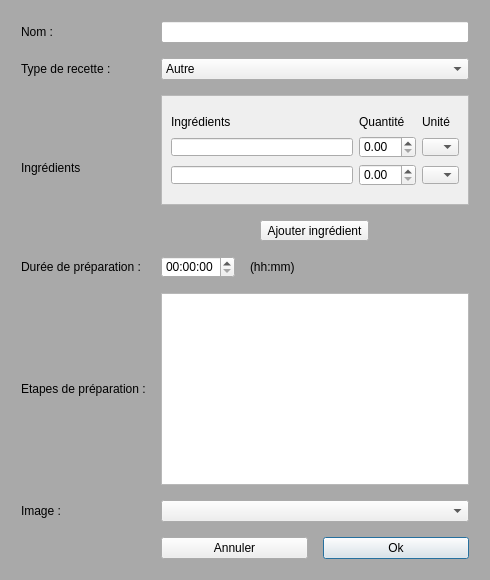
<?xml version="1.0" encoding="UTF-8"?>
<ui version="4.0">
 <class>FenetreAjoutRecette</class>
 <widget class="QDialog" name="FenetreAjoutRecette">
  <property name="geometry">
   <rect>
    <x>0</x>
    <y>0</y>
    <width>490</width>
    <height>580</height>
   </rect>
  </property>
  <property name="windowTitle">
   <string>Dialog</string>
  </property>
  <property name="styleSheet">
   <string notr="true">QDialog
{
	background-color: darkgray;
}

QWidget#scrollAreaWidgetContents_2
{
	padding-top : 5pxpx;
}</string>
  </property>
  <layout class="QGridLayout" name="gridLayout_2">
   <item row="0" column="0">
    <layout class="QGridLayout" name="gridLayout">
     <property name="leftMargin">
      <number>10</number>
     </property>
     <property name="topMargin">
      <number>10</number>
     </property>
     <property name="rightMargin">
      <number>10</number>
     </property>
     <property name="bottomMargin">
      <number>10</number>
     </property>
     <property name="spacing">
      <number>15</number>
     </property>
     <item row="3" column="1">
      <widget class="QLabel" name="label_6">
       <property name="text">
        <string>Durée de préparation :</string>
       </property>
      </widget>
     </item>
     <item row="2" column="2">
      <layout class="QVBoxLayout" name="verticalLayout_5">
       <item>
        <widget class="QScrollArea" name="scrollIngredients">
         <property name="styleSheet">
          <string notr="true">padding : 0px;</string>
         </property>
         <property name="horizontalScrollBarPolicy">
          <enum>Qt::ScrollBarAlwaysOff</enum>
         </property>
         <property name="widgetResizable">
          <bool>true</bool>
         </property>
         <widget class="QWidget" name="tableIngredients">
          <property name="geometry">
           <rect>
            <x>0</x>
            <y>0</y>
            <width>319</width>
            <height>122</height>
           </rect>
          </property>
          <layout class="QGridLayout" name="gridLayout_4">
           <item row="0" column="0">
            <layout class="QGridLayout" name="grilleIngredients">
             <item row="1" column="1">
              <widget class="QDoubleSpinBox" name="sb_ing1"/>
             </item>
             <item row="1" column="2">
              <widget class="QComboBox" name="cb_ing1">
               <item>
                <property name="text">
                 <string/>
                </property>
               </item>
               <item>
                <property name="text">
                 <string>mL</string>
                </property>
               </item>
               <item>
                <property name="text">
                 <string>cL</string>
                </property>
               </item>
               <item>
                <property name="text">
                 <string>L</string>
                </property>
               </item>
               <item>
                <property name="text">
                 <string>g</string>
                </property>
               </item>
               <item>
                <property name="text">
                 <string>kg</string>
                </property>
               </item>
              </widget>
             </item>
             <item row="0" column="0">
              <widget class="QLabel" name="label_7">
               <property name="maximumSize">
                <size>
                 <width>16777215</width>
                 <height>25</height>
                </size>
               </property>
               <property name="text">
                <string>Ingrédients</string>
               </property>
              </widget>
             </item>
             <item row="0" column="2">
              <widget class="QLabel" name="label_9">
               <property name="text">
                <string>Unité</string>
               </property>
              </widget>
             </item>
             <item row="0" column="1">
              <widget class="QLabel" name="label_8">
               <property name="text">
                <string>Quantité</string>
               </property>
              </widget>
             </item>
             <item row="1" column="0">
              <widget class="QLineEdit" name="le_ing1"/>
             </item>
             <item row="2" column="2">
              <widget class="QComboBox" name="cb_ing2">
               <item>
                <property name="text">
                 <string/>
                </property>
               </item>
               <item>
                <property name="text">
                 <string>mL</string>
                </property>
               </item>
               <item>
                <property name="text">
                 <string>cL</string>
                </property>
               </item>
               <item>
                <property name="text">
                 <string>L</string>
                </property>
               </item>
               <item>
                <property name="text">
                 <string>g</string>
                </property>
               </item>
               <item>
                <property name="text">
                 <string>kg</string>
                </property>
               </item>
              </widget>
             </item>
             <item row="2" column="1">
              <widget class="QDoubleSpinBox" name="sb_ing2"/>
             </item>
             <item row="2" column="0">
              <widget class="QLineEdit" name="le_ing2"/>
             </item>
            </layout>
           </item>
          </layout>
         </widget>
        </widget>
       </item>
       <item>
        <layout class="QHBoxLayout" name="horizontalLayout">
         <item>
          <widget class="QToolButton" name="tbAjouterIng">
           <property name="text">
            <string>Ajouter ingrédient</string>
           </property>
          </widget>
         </item>
        </layout>
       </item>
      </layout>
     </item>
     <item row="2" column="1">
      <widget class="QLabel" name="label_3">
       <property name="text">
        <string>Ingrédients</string>
       </property>
      </widget>
     </item>
     <item row="9" column="2">
      <layout class="QHBoxLayout" name="horizontalLayout_3">
       <item>
        <widget class="QPushButton" name="cancelButton">
         <property name="text">
          <string>Annuler</string>
         </property>
         <property name="autoDefault">
          <bool>false</bool>
         </property>
        </widget>
       </item>
       <item>
        <widget class="QPushButton" name="okButton">
         <property name="text">
          <string>Ok</string>
         </property>
         <property name="default">
          <bool>true</bool>
         </property>
        </widget>
       </item>
      </layout>
     </item>
     <item row="1" column="1">
      <widget class="QLabel" name="label_2">
       <property name="text">
        <string>Type de recette :</string>
       </property>
      </widget>
     </item>
     <item row="7" column="2">
      <widget class="QComboBox" name="cb_image"/>
     </item>
     <item row="6" column="2">
      <widget class="QTextEdit" name="te_etapes">
       <property name="sizePolicy">
        <sizepolicy hsizetype="Expanding" vsizetype="Fixed">
         <horstretch>0</horstretch>
         <verstretch>0</verstretch>
        </sizepolicy>
       </property>
       <property name="maximumSize">
        <size>
         <width>16777215</width>
         <height>200</height>
        </size>
       </property>
      </widget>
     </item>
     <item row="0" column="1">
      <widget class="QLabel" name="label">
       <property name="text">
        <string>Nom :</string>
       </property>
      </widget>
     </item>
     <item row="6" column="1">
      <widget class="QLabel" name="label_4">
       <property name="text">
        <string>Etapes de préparation :</string>
       </property>
      </widget>
     </item>
     <item row="0" column="2">
      <widget class="QLineEdit" name="le_nom"/>
     </item>
     <item row="1" column="2">
      <widget class="QComboBox" name="cb_type">
       <item>
        <property name="text">
         <string>Autre</string>
        </property>
       </item>
       <item>
        <property name="text">
         <string>Entrée</string>
        </property>
       </item>
       <item>
        <property name="text">
         <string>Plat</string>
        </property>
       </item>
       <item>
        <property name="text">
         <string>Dessert</string>
        </property>
       </item>
      </widget>
     </item>
     <item row="7" column="1">
      <widget class="QLabel" name="label_5">
       <property name="text">
        <string>Image :</string>
       </property>
      </widget>
     </item>
     <item row="3" column="2">
      <layout class="QHBoxLayout" name="horizontalLayout_2">
       <item>
        <widget class="QTimeEdit" name="te_duree">
         <property name="sizePolicy">
          <sizepolicy hsizetype="Minimum" vsizetype="Minimum">
           <horstretch>0</horstretch>
           <verstretch>0</verstretch>
          </sizepolicy>
         </property>
        </widget>
       </item>
       <item>
        <widget class="QLabel" name="label_10">
         <property name="text">
          <string>(hh:mm)</string>
         </property>
        </widget>
       </item>
       <item>
        <spacer name="horizontalSpacer">
         <property name="orientation">
          <enum>Qt::Horizontal</enum>
         </property>
         <property name="sizeHint" stdset="0">
          <size>
           <width>40</width>
           <height>20</height>
          </size>
         </property>
        </spacer>
       </item>
      </layout>
     </item>
    </layout>
   </item>
  </layout>
 </widget>
 <tabstops>
  <tabstop>le_nom</tabstop>
  <tabstop>cb_type</tabstop>
  <tabstop>scrollIngredients</tabstop>
  <tabstop>le_ing1</tabstop>
  <tabstop>sb_ing1</tabstop>
  <tabstop>cb_ing1</tabstop>
  <tabstop>le_ing2</tabstop>
  <tabstop>sb_ing2</tabstop>
  <tabstop>cb_ing2</tabstop>
  <tabstop>tbAjouterIng</tabstop>
  <tabstop>te_etapes</tabstop>
  <tabstop>cb_image</tabstop>
  <tabstop>cancelButton</tabstop>
  <tabstop>okButton</tabstop>
 </tabstops>
 <resources/>
 <connections/>
</ui>
